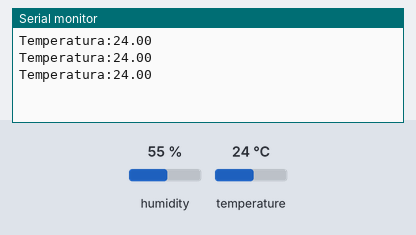
This sketch was run on a simulated ESP8266 (NodeMCU). Shown: the last lines printed to the serial monitor. Inputs (shaded band) come from the test bench; at power-on: temperature 24 °C, humidity 55 %.

Above: at 6.8 s.
6.9 s: temperature set to 12 °C
At 10.7 s:
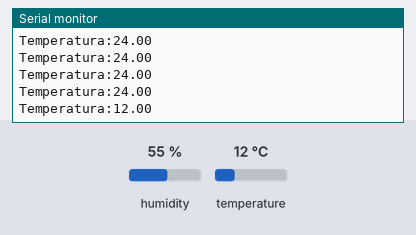
12.3 s: temperature set to 19 °C
At 14.9 s:
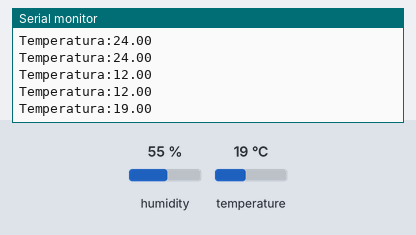
Timing chart, 0 to 16.4 s (numbered marks = the images above; inputs shaded):
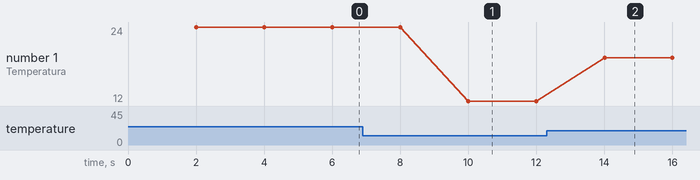

Measured:
- after the input at 6.9 s, the serial monitor: prints a new line after 3.1 s (image 1)
- after the input at 12.3 s, the serial monitor: prints a new line after 1.7 s (image 2)
- plotted number 1: 24 → 12 after the input at 6.9 s, 12 → 19 after the input at 12.3 s

The sketch:

iacd-bluetooth__1_.ino
```cpp
#include "DHT.h"
#include <TimeAlarms.h>
#define DHTPIN D1
#define DHTTYPE DHT22

DHT dht(DHTPIN, DHTTYPE);

void setup()
{
  Serial.begin(9600);
  dht.begin();
  Alarm.timerRepeat(2, coleta);
}

void loop()
{
  Alarm.delay(1000);
}

void coleta() {
  float temp = dht.readTemperature();
  if (isnan(temp)) {
    Serial.println("Leitura do DHT falhou!");
    return;
  }
  Serial.print("Temperatura:");
  Serial.println(temp);
}
```
